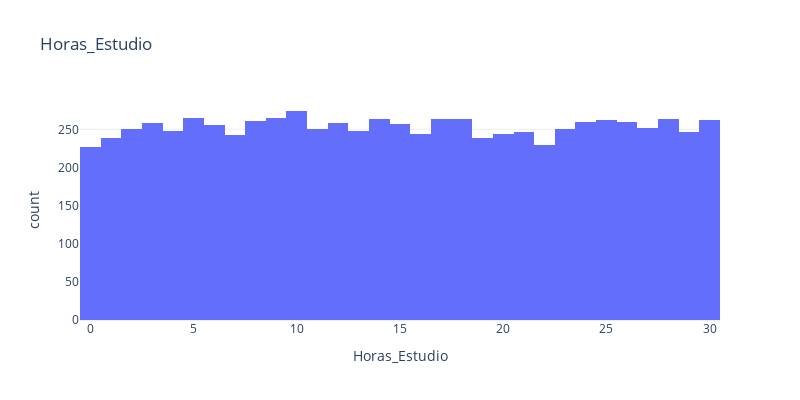

The code cell stored with this chart in its notebook:
### Code cell
px.histogram(data_frame=df
             , x="Horas_Estudio"
             , width=800, height=400
             , labels={'id':'Horas_Estudio'}
             , title="Horas_Estudio"
             , template='plotly_white'
             )

### Figure 1 — Plotly figure (JSON) as saved in the notebook; plotly's stock layout.template omitted (floating-point values rounded to 4 significant figures; data arrays with more than 128 entries replaced by an {"elided": "..."} marker saying what was removed)
{"data": [{"alignmentgroup": "True", "bingroup": "x", "hovertemplate": "Horas_Estudio=%{x}<br>count=%{y}<extra></extra>", "legendgroup": "", "marker": {"color": "#636efa", "pattern": {"shape": ""}}, "name": "", "offsetgroup": "", "orientation": "v", "showlegend": false, "type": "histogram", "x": {"elided": "9063 int values"}, "xaxis": "x", "yaxis": "y"}], "layout": {"barmode": "relative", "height": 400, "legend": {"tracegroupgap": 0}, "title": {"text": "Horas_Estudio"}, "width": 800, "xaxis": {"anchor": "y", "domain": [0, 1], "title": {"text": "Horas_Estudio"}}, "yaxis": {"anchor": "x", "domain": [0, 1], "title": {"text": "count"}}}}
